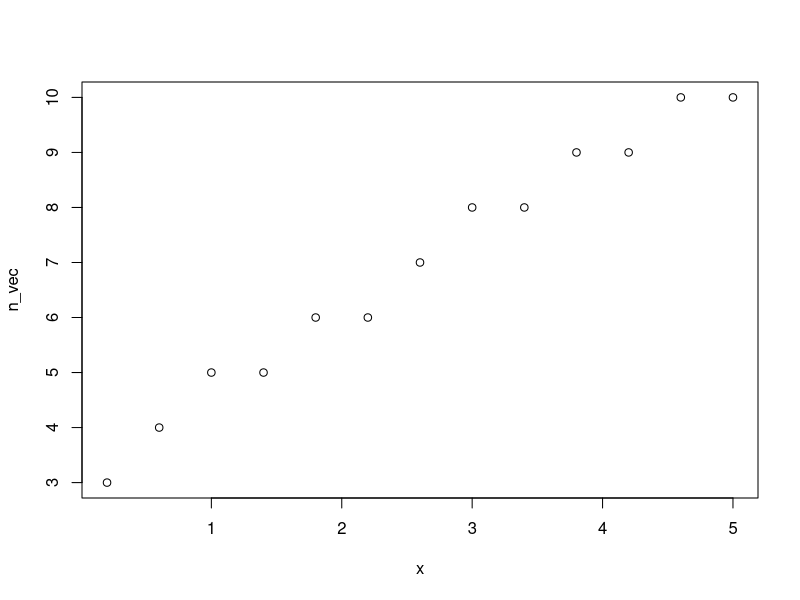
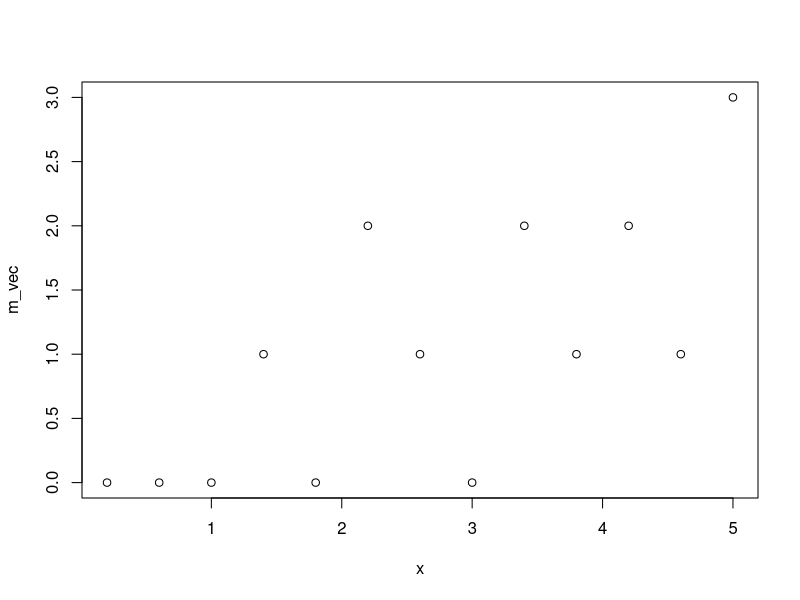
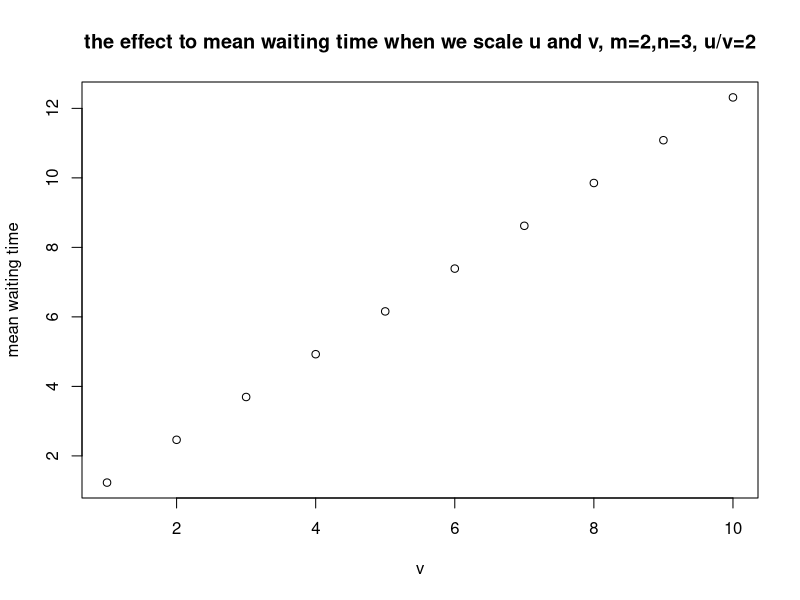
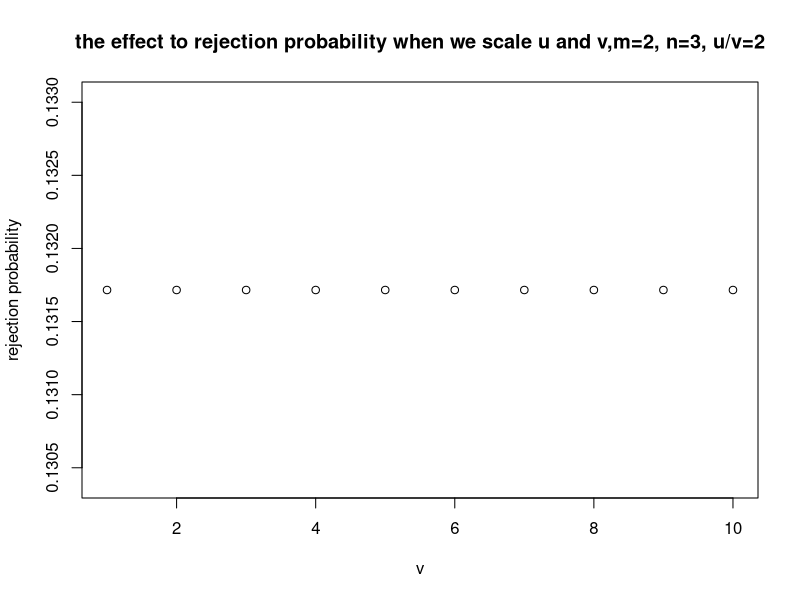
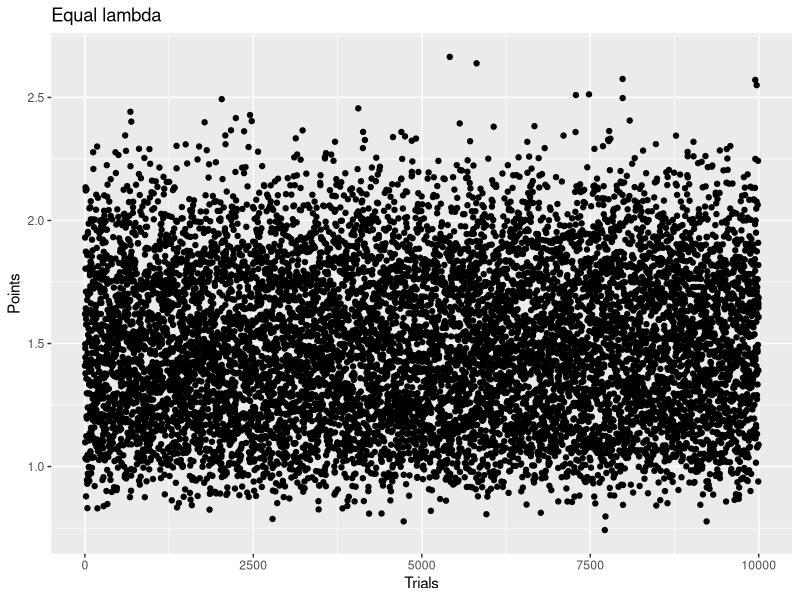
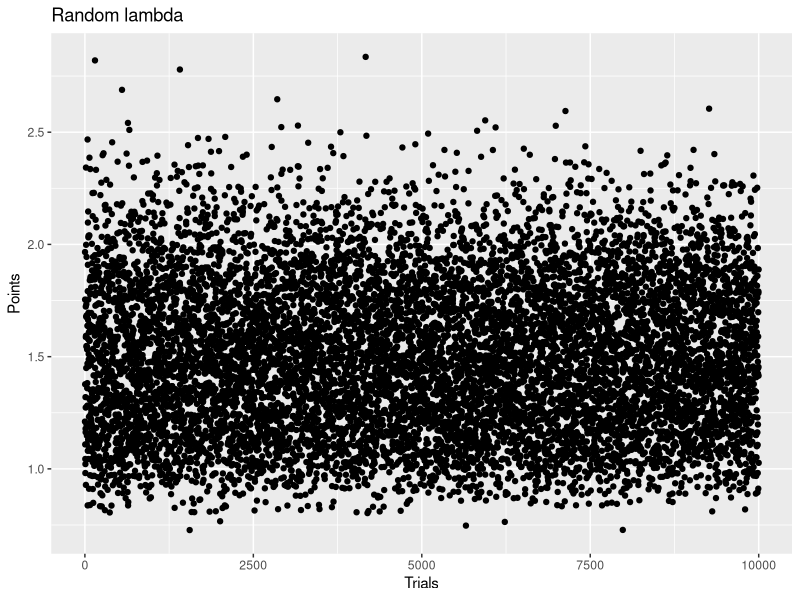
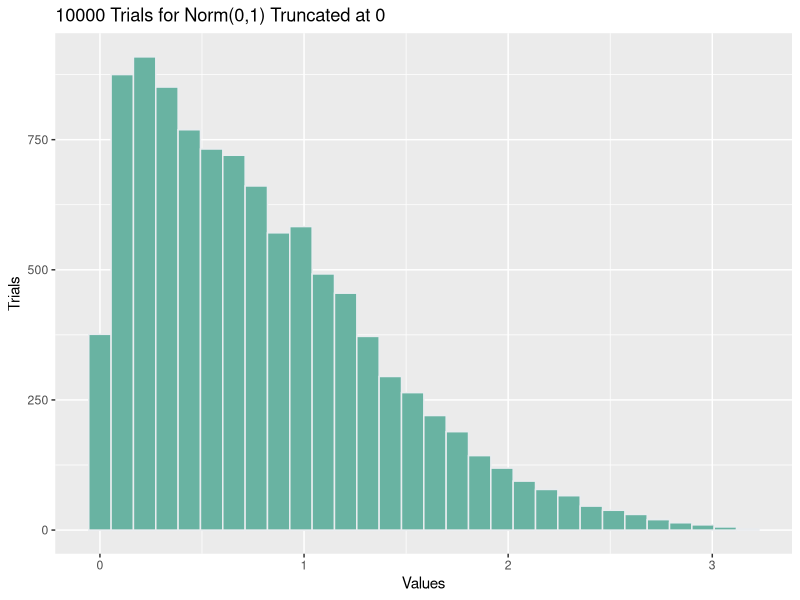
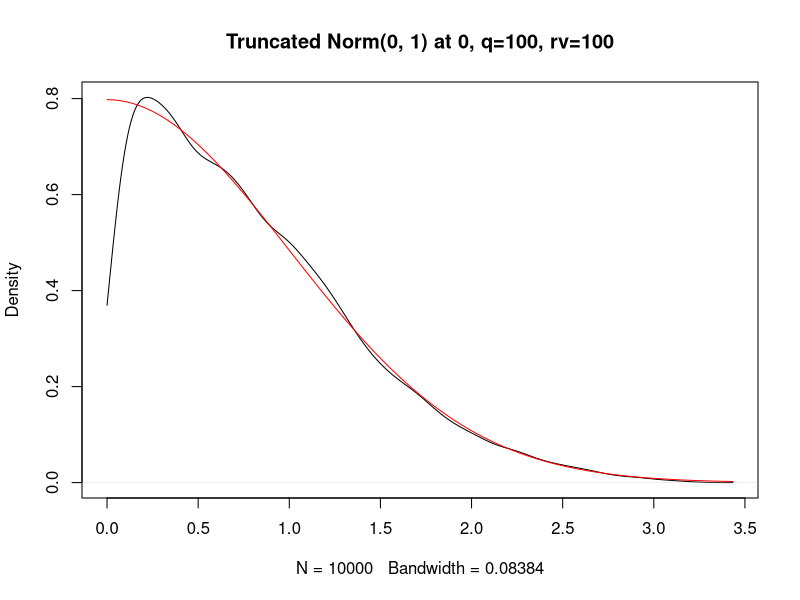

Write R code to recreate these figures, in order.
#------Problem A code-------
#-------this is the function that computes the pi vector------
# f(i,j)=1+j+i*(n+1)
findQ=function(m,n,u,v,p)
{
  convert=function(i,j)
  {
    return(1+j+i*(n+1))
  }
  # matrix storing lamb_ij_kl
  M=matrix(0,(m+n+1)*(n+1),(m+n+1)*(n+1))
  # vector storing lamb_i
  lamb_vec=rep(0,(m+n+1)*(n+1))
  
  
  for (i in 0:(m+n))
  {
    for (j in 0:n)
    {
      if (i-j<=m)
      {
        up=0
        down=0
        #each case we can go up or down
        #we treat each case separately
        queue=max(i-j,0)
        meet=min(i,j)
        
        # more people or nurses
        # regular mu_ij=1/v
        if (queue==m)
        {
          if (j==n)
          {
            # can't go up
          }
          else
          {
            # can go up to i+1,j+1
            M[1+j+i*(n+1),1+j+1+(i+1)*(n+1)]=p/v
            up=p/v
          }
          
        }
        # the queue is not full, can add one more person
        else
        {
          M[1+j+i*(n+1),1+j+(i+1)*(n+1)]=1/v
          up=1/v
        }
        # less people or nurses
        # regular d_ij=min(i,j)/u
        
        # if there are people it's possible to go down
        if (i>0)
        {
          # if no one in queue
          
          
          # if there are nurses
          if(j>0)
          {
            if (queue==0)
            {
              # reduce one nurse and patient
              M[1+j+i*(n+1),j+(i-1)*(n+1)]=meet/u
              down=meet/u
            }
            # if there are people in queue, reduce patient by 1
            else
            {
              M[1+j+i*(n+1),1+j+(i-1)*(n+1)]=meet/u
              down=meet/u
            }
          }
          # if no nurses, can't go down
          else
          {
            
          }
        }
        # no person, can't go down
        else
        {
          
        }
      }
      # illegal states, ignore them
      else
      {
        
      }
      
      # update lamb_ij
      lamb_vec[1+j+i*(n+1)]=up+down
    }
  }
  
  # now we have the matrix containing lamb_ij_kl
  # and the vector containing lamb_ij
  # now try to find Q using M and lamb_vec
  Q=matrix(0,(m+n+1)*(n+1),(m+n+1)*(n+1))
  for (k in 1:((m+n+1)*(n+1)))
  {
    for (l in 1:((m+n+1)*(n+1)))
    {
      if (k==l)
      {
        
        Q[k,l]=-lamb_vec[k]
      }
      else
      {
        
        Q[k,l]=M[l,k]
      }
    }
  }
  
  #print(lamb_vec)
  # deletion of impossible states
  # deletion of transient states
  count=0
  for (i in 0:(m+n))
  {
    for (j in 0:n)
    {
      if (i-j>m )
      {
        Q=Q[-(convert(i,j)-count),-(convert(i,j)-count)]
        
        count=count+1
      }
      else if(j>i)
      {
        Q=Q[-(convert(i,j)-count),-(convert(i,j)-count)]
        
        count=count+1
      }
    }
  }
  #print(t(M))
  
  return(Q)
}
find_pi=function(Q)
{
  num=nrow(Q)
  Q[num,]=rep(1,num)
  b=c(rep(0,num-1),1)
  #b=rbind(b)
  #b=t(b)
  #pi_vec=solve(Q,b)
  #pi_vec=inv(Q)%*%b
  pi_vec=solve(Q,b)
  return(pi_vec)
}

call_system=function(m,n,u,v,p)
{
  Q=findQ(m,n,u,v,p)
  pi_vec=find_pi(Q)
  for (i in 0:(m+n))
  {
    for (j in 0:n)
    {
      if (i-j>m)
      {
        pi_vec=append(pi_vec,0,j+i*(n+1))
      }
      else if(j>i)
      {
        pi_vec=append(pi_vec,0,j+i*(n+1))
      }
    }
  }
  return(pi_vec)
}
queue_vec=function(m,n,pi_vec)
{
  q_vec=rep(0,m+1)
  for (i in 0:(m+n))
  {
    for (j in 0:n)
    {
      queue=max(i-j,0)
      if (i-j<=m)
      {
        q_vec[queue+1]=q_vec[queue+1]+pi_vec[j+1+i*(n+1)]
      }
    }
  }
  return(q_vec)
}
meeting_vec=function(m,n,pi_vec)
{
  m_vec=rep(0,n+1)
  for (i in 0:(m+n))
  {
    for (j in 0:n)
    {
      meet=min(i,j)
      if (i-j<=m)
      {
        m_vec[meet+1]=m_vec[meet+1]+pi_vec[j+1+i*(n+1)]
      }
    }
  }
  return(m_vec)
}
people_vec=function(m,n,pi_vec)
{
  p_vec=rep(0,m+n+1)
  for (i in 0:(m+n))
  {
    for (j in 0:n)
    {
      if (i-j<=m)
      {
        p_vec[i+1]=p_vec[i+1]+pi_vec[j+1+i*(n+1)]
      }
    }
  }
  return(p_vec)
}
nurse_vec=function(m,n,pi_vec)
{
  n_vec=rep(0,n+1)
  for (i in 0:(m+n))
  {
    for (j in 0:n)
    {
      if (i-j<=m)
      {
        n_vec[j+1]=n_vec[j+1]+pi_vec[j+1+i*(n+1)]
      }
    }
  }
  return(n_vec)
}
queue_length=function(m,n,pi_vec)
{
  l=0
  queue_vec=queue_vec(m,n,pi_vec)
  for (i in 0:m)
  {
    l=l+i*queue_vec[i+1]
  }
  return(l)
}
num_people=function(m,n,pi_vec)
{
  l=0
  people_vec=people_vec(m,n,pi_vec)
  for (i in 0:(m+n))
  {
    l=l+i*people_vec[i+1]
  }
  return(l)
}
num_nurse=function(m,n,pi_vec)
{
  l=0
  nurse_vec=nurse_vec(m,n,pi_vec)
  for (i in 0:n)
  {
    l=l+i*nurse_vec[i+1]
  }
  return(l)
}
num_meeting=function(m,n,pi_vec)
{
  l=0
  meeting_vec=meeting_vec(m,n,pi_vec)
  for (i in 0:n)
  {
    l=l+i*meeting_vec[i+1]
  }
  return(l)
}
utility_rate=function(m,n,pi_vec)
{
  rate=num_meeting(m,n,pi_vec)/num_nurse(m,n,pi_vec)
  return(rate)
}
mean_waititng=function(m,n,u,v,pi_vec)
{
  e_queue=queue_length(m,n,pi_vec)
  e_meeting=num_meeting(m,n,pi_vec)
  handling_t=u/e_meeting
  e_wait=e_queue*handling_t
  return(e_wait)
}
mean_residence=function(m,n,u,v,pi_vec)
{
  wt=mean_waititng(m,n,u,v,pi_vec)
  e_res=wt+u
  return(e_res)
}
rejection_prob=function(m,n,p,pi_vec)
{
  prob=0
  for (i in (0:m+n))
  {
    for (j in 0:n)
    {
      if (i-j==m)
      {
        if (j==n)
        {
          prob=prob+pi_vec[1+j+i*(n+1)]
        }
        else
        {
          prob=prob+pi_vec[1+j+i*(n+1)]*(1-p)
        }
      }
    }
  }
  return(prob)
}
# conditional waiting time
wt_notice=function()
{
  
}
m=2
n=3
u=3
v=2
p=1
pi_vec=call_system(m,n,u,v,p)
#print(queue_length(m,n,pi_vec))
#print(mean_residence(m,n,u,v,pi_vec))
print(mean_waititng(m,n,u,v,pi_vec))
print(rejection_prob(m,n,p,pi_vec))

#-------this is the simulation code for problem 1-------
q_simu=function(m,n,u,v,p,duration,k,l)
{
  state_vec=rep(0,(1+m+n)*(1+n))
  # random starting nurses and people
  #j=sample.int(n+1,1)-1
  #i=sample.int(j+m+1,1)-1
  wt=0
  wij=0
  wt_vec=numeric(0)
  if_waiting=FALSE
  i=0
  j=0
  ct=0
  q=max(k-l,0)
  progress=0
  while (ct<duration)
  {
    if (i==k&&j==l)
    {
      if_waiting=TRUE
    }
    # find the queue length
    # find the number of meetings
    if (i<=j)
    {
      queue=0
      meet=i
    }
    else
    {
      queue=i-j
      meet=j
    }
    arrival=rexp(1,1/v)
    if (meet!=0)
    {
      cf=rexp(1,meet/u)
    }
    else
    {
      cf=Inf
    }
    ht=min(cf,arrival)
    wt=wt+queue*ht
    state_vec[1+j+i*(n+1)]=state_vec[1+j+i*(n+1)]+ht
    # if it is arrival
    if (arrival<=cf)
    {
      if (queue==m)
      {
        if (j<n)
        {
          num=runif(1)
          # add patient and nurse
          if (num<p)
          {
            
            i=i+1
            j=j+1
            
          }
          # reject the patient
          else
          {
            
          }
        }
        # reject the patient since there is no room
        else if(j==n)
        {
          
        }
      }
      else
      {
        i=i+1
        
      }
      
    }
    
    # if it is cf
    else
    {
      # reduce 1 nurse if queue is empty
      if (queue==0)
      {
        
        j=j-1
      }
      else
      {
        
      }
      i=i-1
      if (if_waiting==TRUE)
      {
        progress=progress+1
      }
      
    }
    ct=ct+ht
    if (if_waiting==TRUE)
    {
      wij=wij+ht
    }
    if (progress==q)
    {
      wt_vec=c(wt_vec,wij)
      wij=0
      progress=0
      if_waiting=FALSE
    }
  }
  return(sum(wt_vec)/length(wt_vec))
  #return(state_vec)
  
}
m=3
n=3
u=2
v=1
p=1
duration=80000
print(q_simu(m,n,u,v,p,duration,3,1))
#jpeg("plt1.jpg",width=600,height=600)
#plot(x,err_vec,main="",xlab="m",ylab="difference between simulation and waiting time function")
#lines(x,r2,type="l",col="green")
#legend("topleft",legend=c("rvs=5","rvs=30"),col=c("red","green"),lwd=2)
#dev.off()

#-------this is the code that generates the optimal choice of m,n table------

#mean_waititng(m,n,u,v,pi_vec)
#rejection_prob(m,n,p,pi_vec)
# find out the best combinations of m and n for each raito of u,v
n_vec=numeric(0)
m_vec=numeric(0)
mw_vec=numeric(0)
rj_vec=numeric(0)
for (u in seq(0.2,5,0.4))
{
  best_m=-5
  least_nurse=20
  good_mw=-1
  good_rj=-1
  for (n in ceiling(u):10)
  {
    for (m in 0:5)
    {
      pi_vec=call_system(m,n,u,1,1)
      mw=mean_waititng(m,n,u,1,pi_vec)
      rj=rejection_prob(m,n,1,pi_vec)
      if (mw<(u/2)&&rj<0.01)
      {
        if (n<least_nurse)
        {
          best_m=m
          least_nurse=n
          good_mw=mw
          good_rj=rj
        }
      }
    }
  }
  n_vec=c(n_vec,least_nurse)
  m_vec=c(m_vec,best_m)
  mw_vec=c(mw_vec,good_mw)
  rj_vec=c(rj_vec,good_rj)
}
x=seq(0.2,5,0.4)
plot(x,n_vec)
plot(x,m_vec)
# find how scaling the parameters affects the metrics
m=2
n=3
p=1
u=2
v=1
lst1=rep(0,10)
lst2=rep(0,10)

x1=c(1:10)
for (i in 1:10)
{
  pi_vec=call_system(m,n,i*u,i*v,p)
  mw=mean_waititng(m,n,i*u,i*v,pi_vec)
  rj=rejection_prob(m,n,p,pi_vec)
  lst1[i]=mw
  lst2[i]=rj
  mw_vec[i]=mw
}
plot(x1,lst1,main="the effect to mean waiting time when we scale u and v, m=2,n=3, u/v=2",xlab="v",ylab="mean waiting time")
plot(x1,lst2,main="the effect to rejection probability when we scale u and v,m=2, n=3, u/v=2",xlab="v",ylab="rejection probability")


#------Problem B code-------
#------Code for Chapter 2.2 Uniform-------
library(ggplot2)
library(ggpubr)
# Define the number of trials
trials <- 10000
# approximate U(1,2) using MOS
a <- 1
b <- 2
# Denote rv as the number of exponential rvs,rv>=1
rv <- 100
# Denote q as the number of quantiles, q>=1
q <- 100
# Mean and Variance of this uniform dist
target_mean <- 1.5
target_var <- 1/12

# Simulation on states with equal means
approx_equal <- function(){
  list1 <- numeric(0)
  for (i in 1:trials)
  {
    prob <- runif(1)
    prob_arr <- seq(0, 1, by=(1/q))
    idx <- findInterval(prob, prob_arr)
    lambda <- a + idx*((b-a)/(q+1))
    approx <- sum(rexp(rv, rv/lambda))
    list1 <- c(list1, approx)
  }
  return(list1)
}
# Plot
start_time1 <- Sys.time()
list1 <- approx_equal()
end_time1 <- Sys.time()
list1_data <- data.frame(t = 1:trials, points = list1)
plot1 <- ggplot(data = list1_data, aes(x = t, y = points)) + geom_point()
plot1 + ggtitle("Equal lambda") + xlab("Trials") + ylab("Points")
# Mean
mean1 <- mean(list1)
# Variance
var1 <- var(list1)

# Simulation on states with random means (sum is the quantile)
approx_random <- function(){
  list2=numeric(0)
  for (i in 1:trials)
  {
    prob <- runif(1)
    quantile_arr <- seq(0, 1, by=(1/q))
    idx <- findInterval(prob, quantile_arr)
    lambda <- a + idx*((b-a)/(q+1))
    # generate m random means whose sum is lambda
    mean_arr <- runif(rv, min=1, max=rv)
    mean_arr <- lambda*mean_arr/sum(mean_arr)
    approx_arr <- numeric(0)
    for(j in 1:rv){
      approx_arr <- c(approx_arr, rexp(1, 1/mean_arr[j]))
    }
    approx <- sum(approx_arr)
    list2 <- c(list2, approx)
  }
  return(list2)
}
# Plot
start_time2 <- Sys.time()
list2 <- approx_random()
end_time2 <- Sys.time()
list2_data <- data.frame(t = 1:trials, points = list2)
plot2 <- ggplot(data = list2_data, aes(x = t, y = points)) + geom_point()
plot2 + ggtitle("Random lambda") + xlab("Trials") + ylab("Points")
# Mean
mean2 <- mean(list2)
# Variance
var2 <- var(list2)

# Compare two methods
print(end_time1 - start_time1)
print(end_time2 - start_time2)
print(mean1)
print(mean2)
print(abs(mean1-target_mean))
print(abs(mean2-target_mean))
print(var1)
print(var2)
print(abs(var1-target_var))
print(abs(var2-target_var))

#------Code for Chapter 2.3 Truncated Normal-------
# PLEASE UNCOMMENT THE LINE BELOW IF FIRST RUN THIS SCRIPT
# install.packages('truncnorm') 
library('truncnorm') 
library(ggplot2)
library(ggpubr)
# Define the number of trials
trials <- 10000
# approximate truncated Norm(0, 1) using MOS
mu <- 0
sigma <- 1
# Denote rv as the number of exponential rvs, rv>=1
rv <- 100
# Denote q as the number of quantiles, q>=1
q <- 100
# Mean and Variance of this uniform dist
target_mean <- etruncnorm(a=0, b=Inf, mean=mu, sd=sigma)
target_var <- vtruncnorm(a=0, b=Inf, mean=mu, sd=sigma)

# Simulation on states with equal means
approx_equal <- function(){
  list <- numeric(0)
  for (i in 1:trials)
  {
    prob <- runif(1)
    prob_arr <- seq(0, 1, by=(1/q))
    idx <- findInterval(prob, prob_arr)
    lambda <- qtruncnorm(idx*(1/(q+1)), a=0, b=Inf, mean=mu, sd=sigma)
    approx <- sum(rexp(rv, rv/lambda))
    list <- c(list, approx)
  }
  return(list)
}
# Plot
start_time <- Sys.time()
list <- approx_equal()
end_time <- Sys.time()
list_data <- data.frame(value=list)
plot1 <- ggplot(data = list_data, aes(x = value)) + geom_histogram(fill="#69b3a2", color="#e9ecef")
plot1 + ggtitle("10000 Trials for Norm(0,1) Truncated at 0") + xlab("Values") + ylab("Trials")

# Results
mean <- mean(list)
var <- var(list)
print(end_time - start_time)
print(mean)
print(abs(mean-target_mean))
print(var)
print(abs(var-target_var))

# density plot
plot2 <- plot(density(list,from=0), main="Truncated Norm(0, 1) at 0, q=100, rv=100")
curve(dtruncnorm(x, a=0,b=Inf,mean=0,sd=1), 0, add = TRUE, col = "red")

#------this code is for pi vector computation for problem 2-------

library(truncnorm)
mos_Q=function(P,quant,e_vars)
{
  
  
  #number of states
  n=nrow(P)
  
  #number of branches
  branches=ncol(quant)
  # calculate the possible num of transitions from each state
  adj_l=list()
  count=0
  # the state number of each ori state
  state_num=numeric(0)
  
  for (i in 1:n)
  {
    count=count+1
    possible_vec=numeric(0)
    state_num=c(state_num,count)
    for (j in 1:n)
    {
      # construct the list of lists containing the states that can be reached
      # from state i
      if (P[i,j]>0)
      {
        possible_vec=c(possible_vec,j)
      }
    }
    adj_l=append(adj_l,list(possible_vec))
    count=count+e_vars*branches
  }
  #print(adj_l)
  q_size=count
  Q=matrix(0,nrow=q_size,ncol=q_size)
  #print(q_size)
  #print(state_num)
  # state conversion to one dimension function
  convert=function(i,j,k)
  {
    return(state_num[i]+(j-1)*e_vars+k)
  }
  
  # fill in the transitional probabilities
  for (i in 1:n)
  {
    substates=branches*e_vars
    lamb_list=numeric(0)
    # compute lambda convert(i)
    for (j in 1:branches)
    {
      lambda=(e_vars+1)/quant[i,j]
      lamb_list=c(lamb_list,lambda)
    }
    aver=sum(lamb_list)/branches
    # -lamb i,i
    Q[state_num[i],state_num[i]]=-aver
    for (j in 1:branches)
    {
      Q[state_num[i],convert(i,j,1)]=aver/branches
      for (k in 1:e_vars)
      {
        Q[convert(i,j,k),convert(i,j,k)]=-lamb_list[j]
        if(k!=e_vars)
        {
          Q[convert(i,j,k),convert(i,j,k+1)]=lamb_list[j]
          
        }
        else
        {
          for (l in adj_l[[i]])
          {
            
            Q[convert(i,j,k),state_num[l]]=P[i,l]*lamb_list[j]
          }
        }
      }
    }
  }
  # transpose Q
  Q=t(Q)
  return(Q)
  
}
# compute pi vector
find_pi=function(Q)
{
  num=nrow(Q)
  Q[num,]=rep(1,num)
  b=c(rep(0,num-1),1)
  #b=rbind(b)
  #b=t(b)
  #pi_vec=inv(Q)%*%b
  pi_vec=solve(Q,b)
  return(pi_vec)
}
# to get back the pi vector with original states

mos_pi=function(P,quant,e_vars)
{
  Q=mos_Q(P,quant,e_vars)
  pi_1=find_pi(Q)
  states=nrow(P)
  pi_vec=rep(0,states)
  branches=ncol(quant)
  for (i in 1:states)
  {
    for (j in (i+(i-1)*e_vars*branches):(i+i*e_vars*branches))
    {
      pi_vec[i]=pi_vec[i]+pi_1[j]
    }
  }
  return(pi_vec)
}
unif_quant=function(a_vec,b_vec,divisions)
{
  delta=1/(divisions+1)
  states=length(a_vec)
  quant=matrix(0,states,divisions)
  # generate percentage_vec
  percentage_vec=numeric(0)
  for (i in 1:divisions)
  {
    percentage_vec=c(percentage_vec,i*delta)
  }
  # generate quant matrix
  for (i in 1:states)
  {
    # transform interval
    quant[i,]=(percentage_vec*(b_vec[i]-a_vec[i]))+a_vec[i]
  }
  return(quant)
}

truncnorm_quant=function(mean_vec,sd_vec,divisions)
{
  delta=1/(divisions+1)
  states=length(mean_vec)
  quant=matrix(0,states,divisions)
  # generate percentage_vec
  percentage_vec=numeric(0)
  for (i in 1:divisions)
  {
    percentage_vec=c(percentage_vec,i*delta)
  }
  # generate quant matrix
  for (i in 1:states)
  {
    quant[i,]=qtruncnorm(percentage_vec,a=0,b=Inf,mean=mean_vec[i],sd=sd_vec[i])
  }
  return(quant)
}

# input parameters of distribution for ht of each state,
# the transitional probability matrix P
# the number of exp rvs to use, the number of percentages to use
# output pi_vec
mos_uniform=function(P,a_vec,b_vec,quant_num,rv_num)
{
  quant=unif_quant(a_vec,b_vec,quant_num)
  pi_vec=mos_pi(P,quant,rv_num)
  return(pi_vec)
}
mos_tnormal=function(P,mean_vec,sd_vec,quant_num,rv_num)
{
  quant=truncnorm_quant(mean_vec,sd_vec,quant_num)
  pi_vec=mos_pi(P,quant,rv_num)
  return(pi_vec)
}
r1=c(0.0,0.4,0.6)
r2=c(0.2,0.0,0.8)
r3=c(0.5,0.5,0.0)
P3=rbind(r1,r2,r3)
a3=c(1.2,1.5,1.8)
b3=c(8,9,8)
#for (i in 1:10)
#{
# change quauntiles number first then rv numbers
#pi_vec1=mos_tnormal(P,a_vec,b_vec,i,12)
#pi_vec2=mos_tnormal(P,a_vec,b_vec,i,30)
#err1_vec=abs(pi_vec1-simu_vec)
#err2_vec=abs(pi_vec2-simu_vec)
#err1=sum(err1_vec)
#err2=sum(err2_vec)
#r1=c(r1,err1)
#r2=c(r2,err2)
#}
#x=c(1:10)
#plot(x,r1,main="d wrt quantile",xlab="quantiles",ylab="error",col="red",type="l")
quants=15
#rvs=1

simu_u3=c(0.2521248, 0.3359102, 0.4119650)
e_vec=numeric(0)
x=numeric(0)
for (i in 1:15)
{
  err=sum(abs(mos_uniform(P3,a3,b3,quants,i)-simu_u3))
  e_vec=c(e_vec,err)
  x=c(x,i)
}
plot(x,e_vec,xlab="number of random variables",ylab="d",type="l")

#------this is the simulation code for problem 2-------

#input P, a_vec, b_vec, max_time
#output simulated pi_vec
#simu
library(truncnorm)
uniform_simu=function(P,a_vec,b_vec,max_time)
{
  states=nrow(P)
  #initialize state i, simu_pi, and time
  t=0
  i=sample.int(states,1)
  simu_pi=rep(0,states)
  #generate cumulative probability matrix
  c_matrix=matrix(0,states,states)
  for (i in 1:states)
  {
    for (j in 1:states)
    {
      if (j==1)
      {
        c_matrix[i,j]=P[i,j]
      }
      else
      {
        c_matrix[i,j]=c_matrix[i,j-1]+P[i,j]
      }
    }
  }
  
  while(t<max_time)
  {
    # generate random percentage
    num=runif(1)
    # generate random hitting time
    ht=runif(1,a_vec[i],b_vec[i])
    simu_pi[i]=simu_pi[i]+ht
    #see which state it will jump to
    for (j in 1:states)
    {
      if (j==1)
      {
        if((0<num)&&(num<=c_matrix[i,j]))
        {
          tempr=1
        }
      }
      else
      {
        if((c_matrix[i,j-1]<num)&&(num<=c_matrix[i,j]))
        {
          tempr=j
        }
      }
    }
    i=tempr
    t=t+ht
  }
  return(simu_pi/(sum(simu_pi)))
}
tnormal_simu=function(P,mean_vec,sd_vec,max_time)
{
  states=nrow(P)
  #initialize state i, simu_pi, and time
  t=0
  i=sample.int(states,1)
  simu_pi=rep(0,states)
  #generate cumulative probability matrix
  c_matrix=matrix(0,states,states)
  for (i in 1:states)
  {
    for (j in 1:states)
    {
      if (j==1)
      {
        c_matrix[i,j]=P[i,j]
      }
      else
      {
        c_matrix[i,j]=c_matrix[i,j-1]+P[i,j]
      }
    }
  }
  
  while(t<max_time)
  {
    # generate random percentage
    num=runif(1)
    # generate random hitting time
    ht=rtruncnorm(1,a=0,b=Inf,mean=mean_vec[i],sd=sd_vec[i])
    simu_pi[i]=simu_pi[i]+ht
    #see which state it will jump to
    for (j in 1:states)
    {
      if (j==1)
      {
        if((0<num)&&(num<=c_matrix[i,j]))
        {
          tempr=1
        }
      }
      else
      {
        if((c_matrix[i,j-1]<num)&&(num<=c_matrix[i,j]))
        {
          tempr=j
        }
      }
    }
    i=tempr
    t=t+ht
  }
  return(simu_pi/(sum(simu_pi)))
}

r1=c(0.0,0.4,0.6)
r2=c(0.2,0.0,0.8)
r3=c(0.5,0.5,0.0)
P3=rbind(r1,r2,r3)
a3=c(1.2,1.5,1.8)
b3=c(8,9,8)
#print(uniform_simu(P3,a3,b3,max_time = 120000000))
print(uniform_simu(P3,a3,b3,max_time = 1200000))
#0.2197650 0.1171213 0.2686937 0.2006243 0.1937956
#0.2347546, 0.1363880, 0.2609917, 0.1985844, 0.1692813
